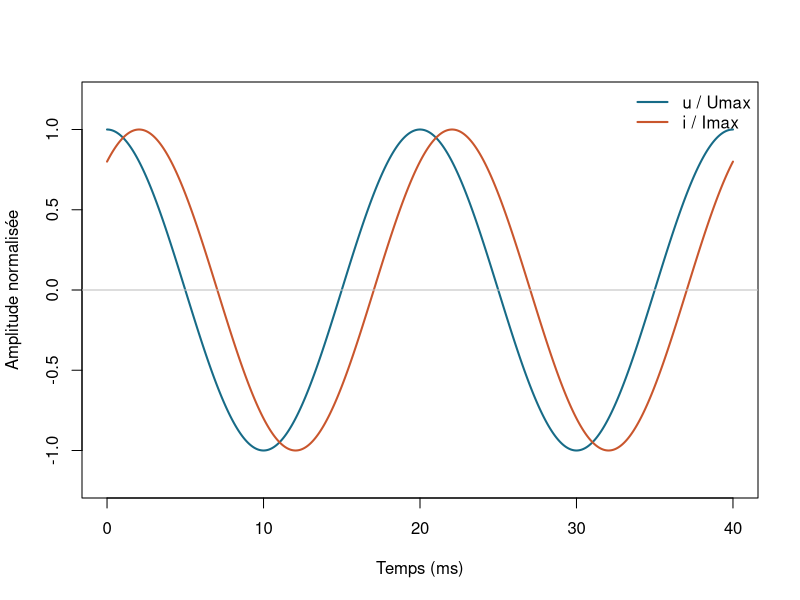

Here is the R script that generated this plot:
## ---- chunk 1
#| label: fig-signaux
#| fig-cap: "Tension et courant normalisés, avec un retard du courant de 36,9°."
#| fig-alt: "Deux sinusoïdes sur deux périodes. Le courant est en retard sur la tension."
#| fig-width: 8
#| fig-height: 3.5
#| echo: true
t <- seq(0, 0.04, length.out = 800)
phi <- acos(0.8)
plot(t * 1000, cos(2*pi*50*t), type = "l", lwd = 2,
     col = "#176b87", ylim = c(-1.2, 1.2),
     xlab = "Temps (ms)", ylab = "Amplitude normalisée")
lines(t * 1000, cos(2*pi*50*t-phi), col = "#c9562d", lwd = 2)
abline(h = 0, col = "grey75")
legend("topright", c("u / Umax", "i / Imax"),
       col = c("#176b87", "#c9562d"), lwd = 2, bty = "n")
